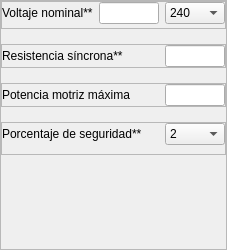
                              <widget class="QFrame" name="input_liso_inputs_right">
                               <property name="minimumSize">
                                <size>
                                 <width>0</width>
                                 <height>0</height>
                                </size>
                               </property>
                               <property name="frameShape">
                                <enum>QFrame::StyledPanel</enum>
                               </property>
                               <property name="frameShadow">
                                <enum>QFrame::Raised</enum>
                               </property>
                               <layout class="QVBoxLayout" name="verticalLayout_42">
                                <property name="spacing">
                                 <number>15</number>
                                </property>
                                <property name="leftMargin">
                                 <number>0</number>
                                </property>
                                <property name="topMargin">
                                 <number>0</number>
                                </property>
                                <property name="rightMargin">
                                 <number>0</number>
                                </property>
                                <property name="bottomMargin">
                                 <number>0</number>
                                </property>
                                <item>
                                 <widget class="QFrame" name="right_1">
                                  <property name="minimumSize">
                                   <size>
                                    <width>0</width>
                                    <height>0</height>
                                   </size>
                                  </property>
                                  <property name="frameShape">
                                   <enum>QFrame::StyledPanel</enum>
                                  </property>
                                  <property name="frameShadow">
                                   <enum>QFrame::Raised</enum>
                                  </property>
                                  <layout class="QHBoxLayout" name="horizontalLayout_12">
                                   <property name="leftMargin">
                                    <number>0</number>
                                   </property>
                                   <property name="topMargin">
                                    <number>0</number>
                                   </property>
                                   <property name="rightMargin">
                                    <number>0</number>
                                   </property>
                                   <property name="bottomMargin">
                                    <number>4</number>
                                   </property>
                                   <item>
                                    <widget class="QLabel" name="liso_v_n_label">
                                     <property name="text">
                                      <string>Voltaje nominal**</string>
                                     </property>
                                    </widget>
                                   </item>
                                   <item>
                                    <widget class="QLineEdit" name="liso_v_nom_pu">
                                     <property name="maximumSize">
                                      <size>
                                       <width>60</width>
                                       <height>16777215</height>
                                      </size>
                                     </property>
                                    </widget>
                                   </item>
                                   <item>
                                    <widget class="QComboBox" name="voltaje_nominal">
                                     <property name="maximumSize">
                                      <size>
                                       <width>60</width>
                                       <height>16777215</height>
                                      </size>
                                     </property>
                                     <item>
                                      <property name="text">
                                       <string>240</string>
                                      </property>
                                     </item>
                                     <item>
                                      <property name="text">
                                       <string>480</string>
                                      </property>
                                     </item>
                                     <item>
                                      <property name="text">
                                       <string>600</string>
                                      </property>
                                     </item>
                                     <item>
                                      <property name="text">
                                       <string>2400</string>
                                      </property>
                                     </item>
                                     <item>
                                      <property name="text">
                                       <string>4160</string>
                                      </property>
                                     </item>
                                     <item>
                                      <property name="text">
                                       <string>4800</string>
                                      </property>
                                     </item>
                                     <item>
                                      <property name="text">
                                       <string>6900</string>
                                      </property>
                                     </item>
                                     <item>
                                      <property name="text">
                                       <string>13800</string>
                                      </property>
                                     </item>
                                     <item>
                                      <property name="text">
                                       <string>23000</string>
                                      </property>
                                     </item>
                                     <item>
                                      <property name="text">
                                       <string>34500</string>
                                      </property>
                                     </item>
                                     <item>
                                      <property name="text">
                                       <string>46000</string>
                                      </property>
                                     </item>
                                     <item>
                                      <property name="text">
                                       <string>69000</string>
                                      </property>
                                     </item>
                                    </widget>
                                   </item>
                                  </layout>
                                 </widget>
                                </item>
                                <item>
                                 <widget class="QFrame" name="right_2">
                                  <property name="minimumSize">
                                   <size>
                                    <width>0</width>
                                    <height>0</height>
                                   </size>
                                  </property>
                                  <property name="frameShape">
                                   <enum>QFrame::StyledPanel</enum>
                                  </property>
                                  <property name="frameShadow">
                                   <enum>QFrame::Raised</enum>
                                  </property>
                                  <layout class="QHBoxLayout" name="horizontalLayout_13">
                                   <property name="spacing">
                                    <number>4</number>
                                   </property>
                                   <property name="leftMargin">
                                    <number>0</number>
                                   </property>
                                   <property name="topMargin">
                                    <number>0</number>
                                   </property>
                                   <property name="rightMargin">
                                    <number>0</number>
                                   </property>
                                   <property name="bottomMargin">
                                    <number>0</number>
                                   </property>
                                   <item>
                                    <widget class="QLabel" name="liso_r_s_label">
                                     <property name="text">
                                      <string>Resistencia síncrona**</string>
                                     </property>
                                    </widget>
                                   </item>
                                   <item>
                                    <widget class="QLineEdit" name="liso_r_s">
                                     <property name="maximumSize">
                                      <size>
                                       <width>60</width>
                                       <height>16777215</height>
                                      </size>
                                     </property>
                                    </widget>
                                   </item>
                                  </layout>
                                 </widget>
                                </item>
                                <item>
                                 <widget class="QFrame" name="right_3">
                                  <property name="minimumSize">
                                   <size>
                                    <width>0</width>
                                    <height>0</height>
                                   </size>
                                  </property>
                                  <property name="frameShape">
                                   <enum>QFrame::StyledPanel</enum>
                                  </property>
                                  <property name="frameShadow">
                                   <enum>QFrame::Raised</enum>
                                  </property>
                                  <layout class="QHBoxLayout" name="horizontalLayout_14">
                                   <property name="spacing">
                                    <number>4</number>
                                   </property>
                                   <property name="leftMargin">
                                    <number>0</number>
                                   </property>
                                   <property name="topMargin">
                                    <number>0</number>
                                   </property>
                                   <property name="rightMargin">
                                    <number>0</number>
                                   </property>
                                   <property name="bottomMargin">
                                    <number>0</number>
                                   </property>
                                   <item>
                                    <widget class="QLabel" name="liso_p_m_label">
                                     <property name="text">
                                      <string>Potencia motriz máxima</string>
                                     </property>
                                    </widget>
                                   </item>
                                   <item>
                                    <widget class="QLineEdit" name="liso_p_m">
                                     <property name="maximumSize">
                                      <size>
                                       <width>60</width>
                                       <height>16777215</height>
                                      </size>
                                     </property>
                                    </widget>
                                   </item>
                                  </layout>
                                 </widget>
                                </item>
                                <item>
                                 <widget class="QFrame" name="right_4">
                                  <property name="minimumSize">
                                   <size>
                                    <width>0</width>
                                    <height>0</height>
                                   </size>
                                  </property>
                                  <property name="frameShape">
                                   <enum>QFrame::StyledPanel</enum>
                                  </property>
                                  <property name="frameShadow">
                                   <enum>QFrame::Raised</enum>
                                  </property>
                                  <layout class="QHBoxLayout" name="horizontalLayout_28">
                                   <property name="leftMargin">
                                    <number>0</number>
                                   </property>
                                   <property name="topMargin">
                                    <number>0</number>
                                   </property>
                                   <property name="rightMargin">
                                    <number>0</number>
                                   </property>
                                   <item>
                                    <widget class="QLabel" name="liso_porcentaje_seg_label">
                                     <property name="text">
                                      <string>Porcentaje de seguridad**</string>
                                     </property>
                                    </widget>
                                   </item>
                                   <item>
                                    <widget class="QComboBox" name="liso_porcentaje_seg">
                                     <property name="maximumSize">
                                      <size>
                                       <width>60</width>
                                       <height>16777215</height>
                                      </size>
                                     </property>
                                     <item>
                                      <property name="text">
                                       <string>2</string>
                                      </property>
                                     </item>
                                     <item>
                                      <property name="text">
                                       <string>5</string>
                                      </property>
                                     </item>
                                     <item>
                                      <property name="text">
                                       <string>10</string>
                                      </property>
                                     </item>
                                     <item>
                                      <property name="text">
                                       <string>12</string>
                                      </property>
                                     </item>
                                     <item>
                                      <property name="text">
                                       <string>15</string>
                                      </property>
                                     </item>
                                    </widget>
                                   </item>
                                  </layout>
                                 </widget>
                                </item>
                                <item>
                                 <spacer name="verticalSpacer_10">
                                  <property name="orientation">
                                   <enum>Qt::Vertical</enum>
                                  </property>
                                  <property name="sizeHint" stdset="0">
                                   <size>
                                    <width>20</width>
                                    <height>94</height>
                                   </size>
                                  </property>
                                 </spacer>
                                </item>
                               </layout>
                              </widget>
